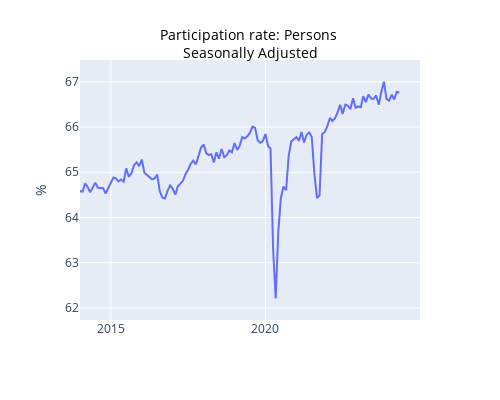

The code cell stored with this chart in its notebook:
### Code cell
startDateExample = datetime(2014, 1, 1)
endDateExample = datetime(2024, 12, 31)
seriesToGraph = 'A84423051C'

graph_series_abs(seriesToGraph, dataSetLF, startDateExample, endDateExample,1, metaDataDict)

### Figure 1 — Plotly figure (JSON) as saved in the notebook; plotly's stock layout.template omitted (floating-point values rounded to 4 significant figures; data arrays with more than 128 entries replaced by an {"elided": "..."} marker saying what was removed)
{"data": [{"hovertemplate": "Date=%{x}<br>A84423051C=%{y}<extra></extra>", "legendgroup": "", "line": {"color": "#636efa", "dash": "solid"}, "marker": {"symbol": "circle"}, "mode": "lines", "name": "", "orientation": "v", "showlegend": false, "type": "scatter", "x": {"elided": "556 str values"}, "xaxis": "x", "y": {"elided": "556 float values"}, "yaxis": "y"}], "layout": {"height": 400, "hovermode": "x", "legend": {"tracegroupgap": 0}, "margin": {"t": 60}, "title": {"font": {"color": "black", "size": 14}, "text": "Participation rate: Persons <br>Seasonally Adjusted", "x": 0.5, "y": 0.9}, "width": 500, "xaxis": {"anchor": "y", "domain": [0, 1], "range": ["2014-01-01T00:00:00", "2024-12-31T00:00:00"], "title": {"text": " "}, "type": "date"}, "yaxis": {"anchor": "x", "domain": [0, 1], "range": [61.73, 67.48], "title": {"text": "%"}, "type": "linear"}}}
